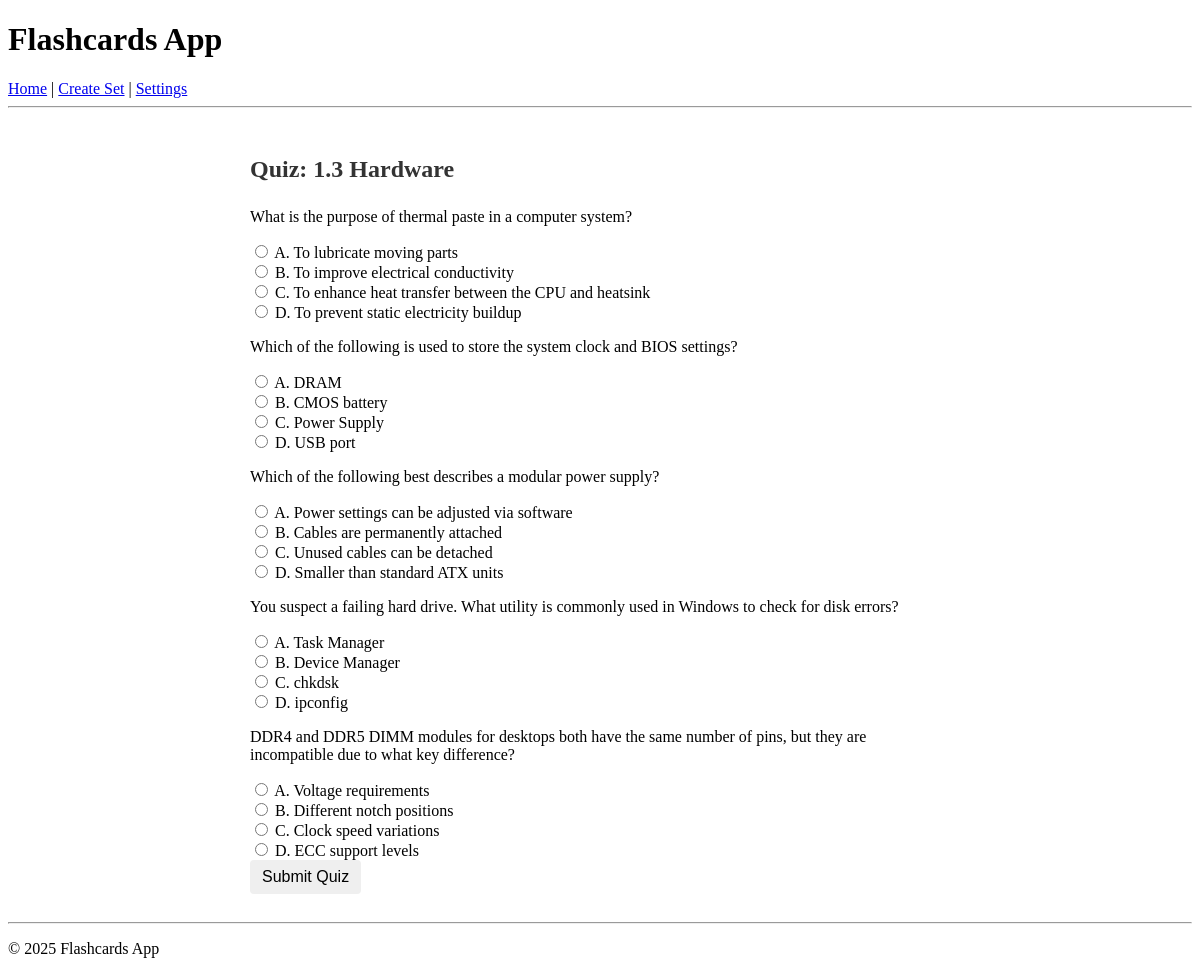
The app's page /set/3/quiz with its own data.
### models.py (models this page shows, shortened)
class FlashcardSet(db.Model):
    id = db.Column(db.Integer, primary_key=True)
    title = db.Column(db.String(100), nullable=False)
    questions = db.relationship('Question', backref='set', cascade="all, delete-orphan")

class Question(db.Model):
    id = db.Column(db.Integer, primary_key=True)
    set_id = db.Column(db.Integer, db.ForeignKey('flashcard_set.id'), nullable=False)
    question_text = db.Column(db.String(200), nullable=False)
    option_a = db.Column(db.String(100), nullable=False)
    option_b = db.Column(db.String(100), nullable=False)
    option_c = db.Column(db.String(100), nullable=False)
    option_d = db.Column(db.String(100), nullable=False)
    correct_option = db.Column(db.String(1), nullable=False)  # 'A', 'B', 'C', 'D'

### app.py (the view, shortened to what this page needs)
@app.route('/set/<int:set_id>/quiz', methods=['GET', 'POST'])
def take_quiz(set_id):
    flashcard_set = FlashcardSet.query.get_or_404(set_id)
    num_questions = session.get('num_questions', 5)
    if request.method == 'GET':
        questions = random.sample(
            flashcard_set.questions,
            min(num_questions, len(flashcard_set.questions))
        )
        session['quiz_question_ids'] = [q.id for q in questions]
        return render_template(
            'quiz.html',
            set=flashcard_set,
            questions=questions,
            finished=False
        )

### templates/quiz.html
{% extends 'base.html' %}
{% block content %}
<h2>Quiz: {{ set.title }}</h2>
{% if finished %}
<div class="quiz-results">
    <div class="score-card">
        <h3>Your Score</h3>
        <p class="score">{{ score }} / {{ questions|length }}</p>
    </div>
    <div class="question-cards">
        {% for r in results %}
        <div class="question-card {% if r.is_correct %}correct{% else %}incorrect{% endif %}">
            <p class="question-text">
                {{ loop.index }}. {{ r.question.question_text }}
            </p>
            {% if r.is_correct %}
                <p class="answer correct-answer">
                    ✅ Correct: {{ r.correct_text }}
                </p>
            {% else %}
                <p class="answer user-answer">
                    ❌ Your answer: {{ r.selected_text or "No answer" }}
                </p>
                <p class="answer correct-answer">
                    ✔ Correct answer: {{ r.correct_text }}
                </p>
            {% endif %}
        </div>
        {% endfor %}
    </div>
    <div class="quiz-nav sticky">
        <a href="{{ url_for('take_quiz', set_id=set.id) }}" class="btn btn-primary">
            🔁 Retake Quiz
        </a>
        <a href="{{ url_for('edit_set', set_id=set.id) }}" class="btn btn-secondary">
            📚 Back to Set
        </a>
        <a href="{{ url_for('index') }}" class="btn btn-secondary">
            🏠 Home
        </a>
    </div>
</div>
{% else %}
    <form method="POST">
        {% for q in questions %}
            <div>
                <p>{{ q.question_text }}</p>
                <input type="radio" name="{{ q.id }}" value="A"> A. {{ q.option_a }}<br>
                <input type="radio" name="{{ q.id }}" value="B"> B. {{ q.option_b }}<br>
                <input type="radio" name="{{ q.id }}" value="C"> C. {{ q.option_c }}<br>
                <input type="radio" name="{{ q.id }}" value="D"> D. {{ q.option_d }}<br>
            </div>
        {% endfor %}
        <input type="submit" value="Submit Quiz">
    </form>
{% endif %}
{% endblock %}

### static/style.css (style rules this page uses)
h2, h3 { margin-bottom: 25px; color: #333; }
button, input[type="submit"], .btn { padding: 8px 12px; font-size: 1em; cursor: pointer; border-radius: 4px; border: none; }

### records on screen
FlashcardSet: title "1.3 Hardware"
Question: question_text "What is the purpose of thermal paste in a computer system?", option_a "To lubricate moving parts", option_b "To improve electrical conductivity", option_c "To enhance heat transfer between the CPU and heatsink", option_d "To prevent static electricity buildup"
Question: question_text "Which of the following is used to store the system clock and BIOS settings?", option_a "DRAM", option_b "CMOS battery", option_c "Power Supply", option_d "USB port"
Question: question_text "Which of the following best describes a modular power supply?", option_a "Power settings can be adjusted via software", option_b "Cables are permanently attached", option_c "Unused cables can be detached", option_d "Smaller than standard ATX units"
Question: question_text "You suspect a failing hard drive. What utility is commonly used in Windows to check for disk errors?", option_a "Task Manager", option_b "Device Manager", option_c "chkdsk", option_d "ipconfig"
Question: question_text "DDR4 and DDR5 DIMM modules for desktops both have the same number of pins, but they are incompatible due to what key difference?", option_a "Voltage requirements", option_b "Different notch positions", option_c "Clock speed variations", option_d "ECC support levels"
